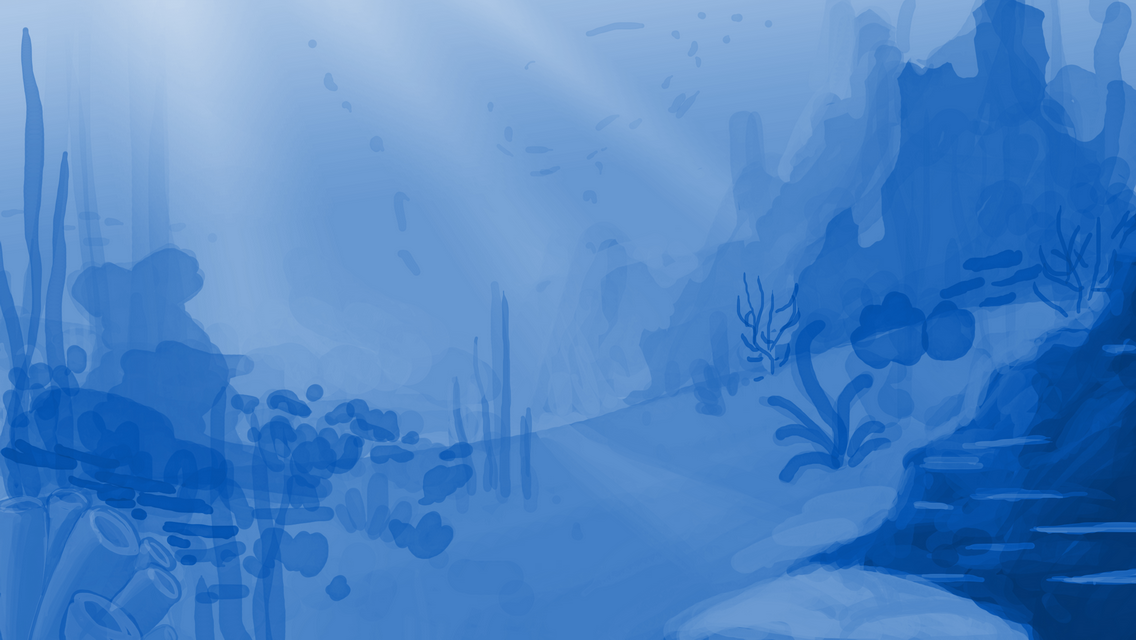

A level layout from a 2D game, rendered from its tile map. Below: a short description, then the map file with tile-grid data replaced by summaries:
An orthogonal 8x8 tile map with 142x80 px tiles, 1 tile layer (GroundLayer) and 5 objects (4x GameObjectSprite, main-player).

<map version="1.0" orientation="orthogonal" width="8" height="8" tilewidth="142" tileheight="80">
 <tileset firstgid="1" name="stage-test-01" tilewidth="142" tileheight="80">
  <image source="stage-test-01.png" width="1136" height="640" />
 </tileset>
 <layer name="GroundLayer" width="8" height="8">
  <data>[64 cells, 64 non-empty, 64 distinct tile ids]</data>
 </layer>
 <objectgroup name="ObjectLayer" width="8" height="8">
  <object name="dophin-01" type="GameObjectSprite" x="251" y="364" width="39" height="38">
   <properties>
    <property name="PropertyName" value="sprites/dophin-01.property" />
   </properties>
  </object>
  <object name="black-shark-01" type="GameObjectSprite" x="605" y="489" width="36" height="33">
   <properties>
    <property name="PropertyName" value="sprites/black-shark-01.property" />
   </properties>
  </object>
  <object name="enemy-01" type="GameObjectSprite" x="841" y="145" width="29" height="25">
   <properties>
    <property name="PropertyName" value="sprites/enemy-01.property" />
   </properties>
  </object>
  <object name="enemy-02" type="GameObjectSprite" x="246" y="561" width="28" height="28">
   <properties>
    <property name="PropertyName" value="sprites/enemy-02.property" />
   </properties>
  </object>
  <object name="main-player" x="428" y="241" width="28" height="27">
   <properties>
    <property name="PropertyName" value="sprites/main-player.property" />
   </properties>
  </object>
 </objectgroup>
</map>
